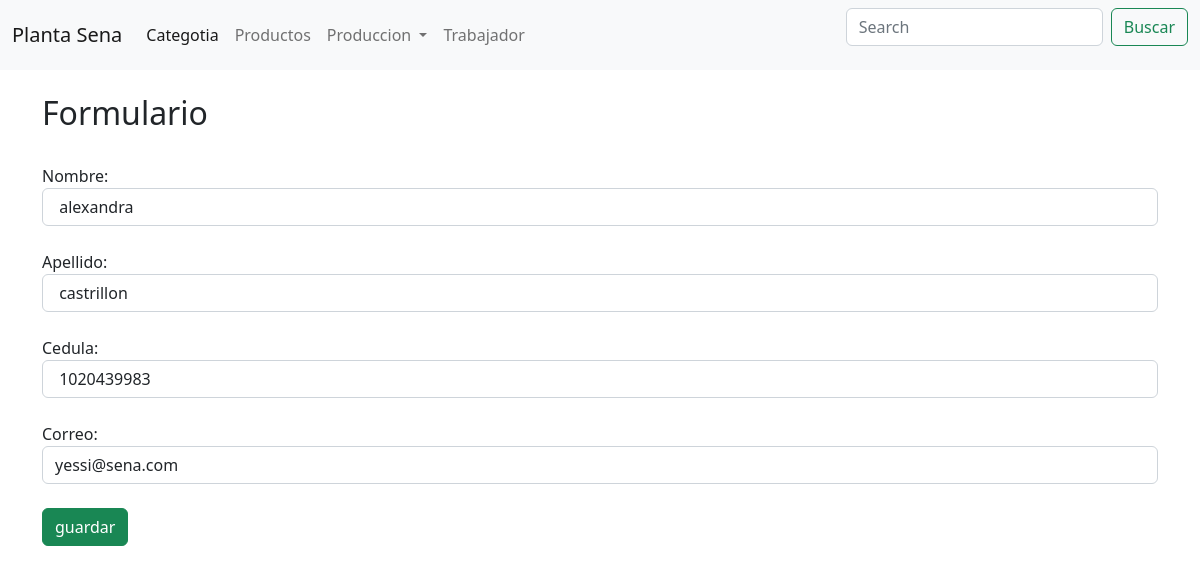
Screenshot of /planta/formularioTrabajador/1 with the database file from the repository.
### planta/models.py (models this page shows, shortened)
class Trabajador(models.Model):
    cedula = models.IntegerField(unique= True)
    nombre = models.CharField(max_length=100)
    apellido=models.CharField(max_length=100)
    correo= models.EmailField(max_length=250,null=True,blank= True)

### planta/views.py (the view)
def formularioTrabajador (request, id):
    print(id)
    if id != 0:
        q = Trabajador.objects.get(pk = id)
        context = {"trabajador":q}
        return render(request, 'planta/trabajador/nuevo_trabajador.html',context)
    else:
        t = {'id':id}
        context = {"trabajador":t}
        return render(request,'planta/trabajador/nuevo_trabajador.html', context)

### planta/templates/planta/trabajador/nuevo_trabajador.html (shortened to what this page needs)
{%extends "planta/base.html"%} {%load static%} {%block contenedor%}
<h2>Formulario</h2><br>
{% if trabajador.id != 0 %}
<form action="{% url 'planta:editarTrabajador' trabajador.id %}" method="post">
{% else %}
<form action="{% url 'planta:guardarTrabajador' %}" method="post">
{% endif %}
    <div class="form-group">
        <label for="fname">Nombre:</label><br>
        <input class="form-control" type="text" name="nombre" value="{% if trabajador %} {{trabajador.nombre}} {% endif %}"><br>
    </div>
    <div class="form-group">
        <label for="lname">Apellido:</label><br>
        <input class="form-control" type="text" name="apellido" value="{% if trabajador %} {{trabajador.apellido}} {% endif %}"><br>
    </div>
    <div class="form-group">
        <label ftype="number">Cedula:</label><br>
        <input class="form-control" type="text" name="cedula" value="{% if trabajador %} {{trabajador.cedula}} {% endif %}"><br>
    </div>
    <div class="form-group">
        <label for="lname">Correo:</label><br>
        <input class="form-control" type="email" name="correo" value="{% if trabajador %} {{trabajador.correo}} {% endif %}"><br>
    </div>
    <input class="btn btn-success" type="submit" value="guardar">
</form>
{%endblock%}

### rows the page displays
Trabajador: nombre "alexandra", apellido "castrillon", cedula "1020439983", correo "yessi@sena.com"
